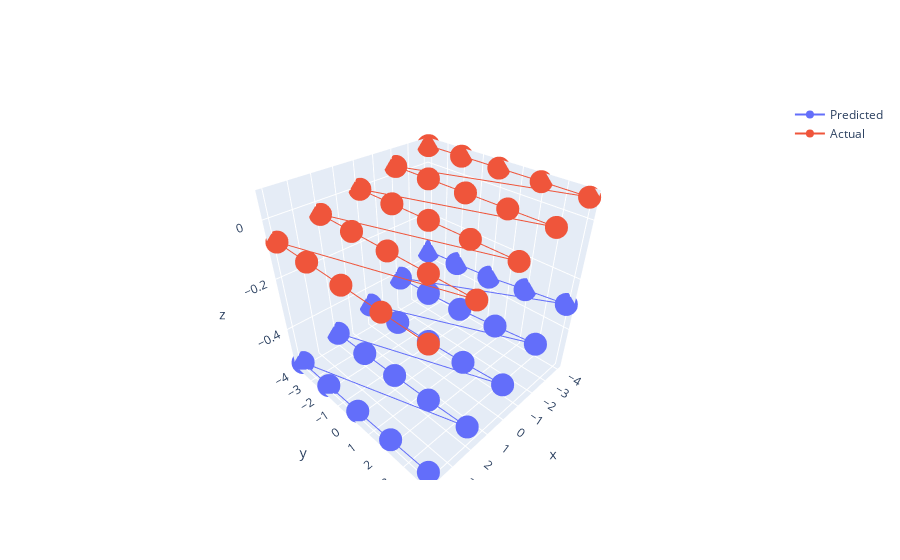
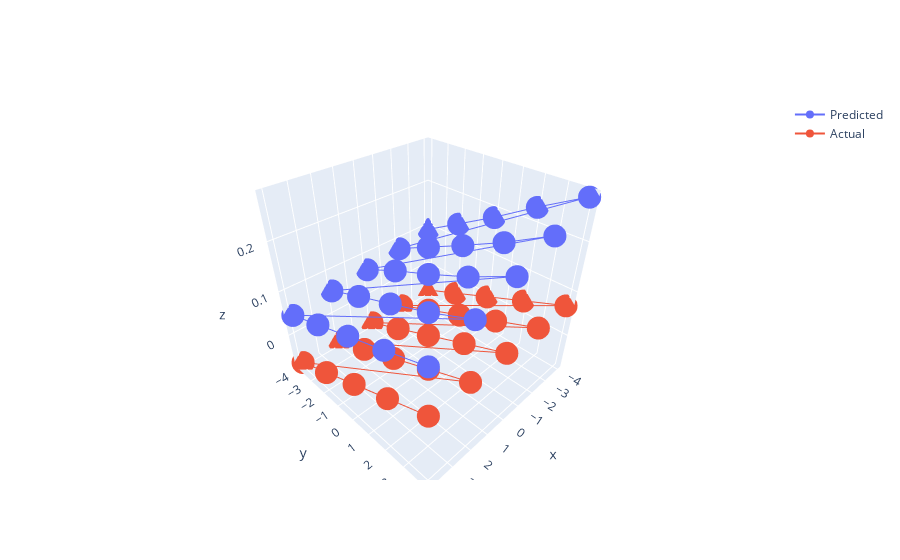
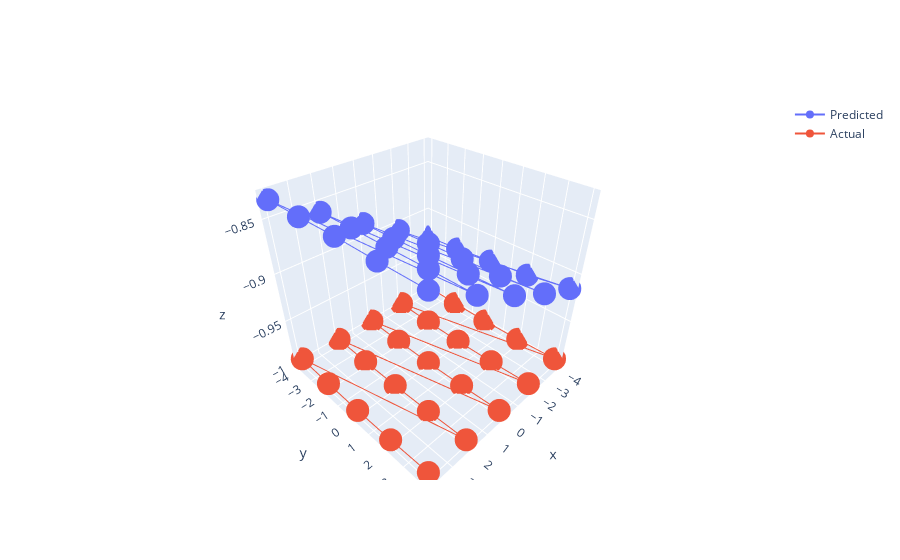

The notebook cell saved with these charts, in order:
### Code cell
comp_plot3D(actang, anglepred, xact, yact, axis='x', relative=False)
comp_plot3D(actang, anglepred, xact, yact, axis='y', relative=False)
comp_plot3D(actang, anglepred, xact, yact, axis='z', relative=False)

### Figure 1 — Plotly figure (JSON) as saved in the notebook; plotly's stock layout.template omitted (floating-point values rounded to 4 significant figures)
{"data": [{"name": "Predicted", "type": "scatter3d", "x": [-4, -4, -4, -4, -4, -2, -2, -2, -2, -2, 0, 0, 0, 0, 0, 2, 2, 2, 2, 2, 4, 4, 4, 4, 4], "y": [-4, -2, 0, 2, 4, -4, -2, 0, 2, 4, -4, -2, 0, 2, 4, -4, -2, 0, 2, 4, -4, -2, 0, 2, 4], "z": [-0.356, -0.3476, -0.3371, -0.3153, -0.2954, -0.4145, -0.4095, -0.3997, -0.3844, -0.3658, -0.4634, -0.4586, -0.4518, -0.4425, -0.4275, -0.51, -0.5071, -0.5012, -0.4936, -0.4811, -0.5501, -0.5479, -0.5448, -0.5386, -0.5311]}, {"name": "Actual", "type": "scatter3d", "x": [-4, -4, -4, -4, -4, -2, -2, -2, -2, -2, 0, 0, 0, 0, 0, 2, 2, 2, 2, 2, 4, 4, 4, 4, 4], "y": [-4, -2, 0, 2, 4, -4, -2, 0, 2, 4, -4, -2, 0, 2, 4, -4, -2, 0, 2, 4, -4, -2, 0, 2, 4], "z": [0.06959, 0.06971, 0.06976, 0.06971, 0.06959, 0.03481, 0.03488, 0.0349, 0.03488, 0.03481, 0, 0, 0, 0, 0, -0.03481, -0.03488, -0.0349, -0.03488, -0.03481, -0.06959, -0.06971, -0.06976, -0.06971, -0.06959]}], "layout": {}}

### Figure 2 — Plotly figure (JSON) as saved in the notebook; plotly's stock layout.template omitted (floating-point values rounded to 4 significant figures)
{"data": [{"name": "Predicted", "type": "scatter3d", "x": [-4, -4, -4, -4, -4, -2, -2, -2, -2, -2, 0, 0, 0, 0, 0, 2, 2, 2, 2, 2, 4, 4, 4, 4, 4], "y": [-4, -2, 0, 2, 4, -4, -2, 0, 2, 4, -4, -2, 0, 2, 4, -4, -2, 0, 2, 4, -4, -2, 0, 2, 4], "z": [0.09312, 0.1378, 0.1828, 0.2321, 0.2776, 0.08027, 0.1191, 0.1578, 0.1985, 0.2441, 0.06729, 0.1043, 0.1369, 0.1723, 0.2138, 0.05893, 0.09059, 0.1202, 0.1506, 0.1869, 0.04801, 0.07661, 0.1051, 0.1328, 0.1621]}, {"name": "Actual", "type": "scatter3d", "x": [-4, -4, -4, -4, -4, -2, -2, -2, -2, -2, 0, 0, 0, 0, 0, 2, 2, 2, 2, 2, 4, 4, 4, 4, 4], "y": [-4, -2, 0, 2, 4, -4, -2, 0, 2, 4, -4, -2, 0, 2, 4, -4, -2, 0, 2, 4, -4, -2, 0, 2, 4], "z": [-0.06976, -0.0349, 0, 0.0349, 0.06976, -0.06976, -0.0349, 0, 0.0349, 0.06976, -0.06976, -0.0349, 0, 0.0349, 0.06976, -0.06976, -0.0349, 0, 0.0349, 0.06976, -0.06976, -0.0349, 0, 0.0349, 0.06976]}], "layout": {}}

### Figure 3 — Plotly figure (JSON) as saved in the notebook; plotly's stock layout.template omitted (floating-point values rounded to 4 significant figures)
{"data": [{"name": "Predicted", "type": "scatter3d", "x": [-4, -4, -4, -4, -4, -2, -2, -2, -2, -2, 0, 0, 0, 0, 0, 2, 2, 2, 2, 2, 4, 4, 4, 4, 4], "y": [-4, -2, 0, 2, 4, -4, -2, 0, 2, 4, -4, -2, 0, 2, 4, -4, -2, 0, 2, 4, -4, -2, 0, 2, 4], "z": [-0.9298, -0.9275, -0.9235, -0.9202, -0.9141, -0.9065, -0.9045, -0.903, -0.9016, -0.8981, -0.8836, -0.8825, -0.8816, -0.8801, -0.8784, -0.8582, -0.8571, -0.8569, -0.8566, -0.8565, -0.8337, -0.833, -0.832, -0.832, -0.8317]}, {"name": "Actual", "type": "scatter3d", "x": [-4, -4, -4, -4, -4, -2, -2, -2, -2, -2, 0, 0, 0, 0, 0, 2, 2, 2, 2, 2, 4, 4, 4, 4, 4], "y": [-4, -2, 0, 2, 4, -4, -2, 0, 2, 4, -4, -2, 0, 2, 4, -4, -2, 0, 2, 4, -4, -2, 0, 2, 4], "z": [-0.9951, -0.997, -0.9976, -0.997, -0.9951, -0.997, -0.9988, -0.9994, -0.9988, -0.997, -0.9976, -0.9994, -1, -0.9994, -0.9976, -0.997, -0.9988, -0.9994, -0.9988, -0.997, -0.9951, -0.997, -0.9976, -0.997, -0.9951]}], "layout": {}}
